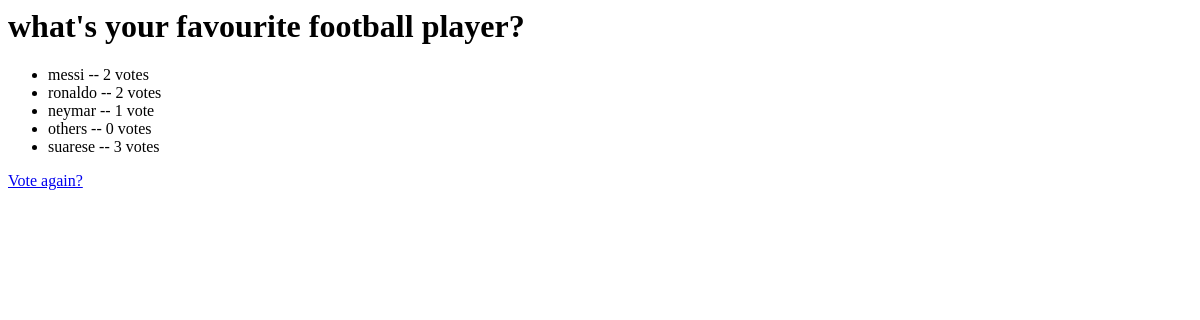
Before: /article/1/results/ with the older database file.
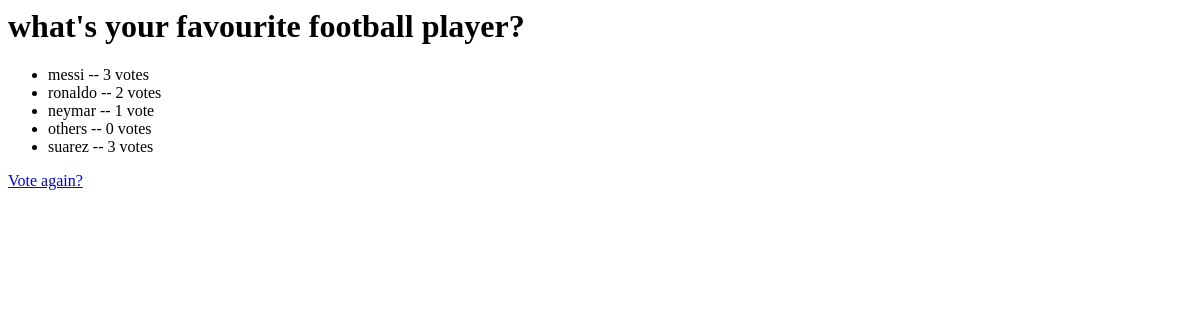
After: the same page with the newer database file.
### article/models.py (models this page shows, shortened)
class Choice(models.Model):
	question = models.ForeignKey(Question, on_delete=models.CASCADE)
	choice_text = models.CharField(max_length=200)
	votes = models.IntegerField(default=0)

### article/views.py (the view)
# urls.py: url(r'^(?P<pk>[0-9]+)/results/$', views.ResultsView.as_view(), name='results'),
class ResultsView(generic.DetailView):
    model = Question
    template_name = 'article/results.html'

### article/templates/article/results.html
<h1>{{question.question_text}}</h1>
<ul>
{% for choice in question.choice_set.all %}
	<li>{{choice.choice_text}} -- {{choice.votes}} vote{{choice.votes|pluralize}}</li>
{%endfor%}
</ul>
<a href="{% url 'article:detail' question.id %}"> Vote again?</a>

Changed rows visible on the page:
changed Choice "messi": votes "2" → "3"
changed Choice: choice_text "suarese" → "suarez"
